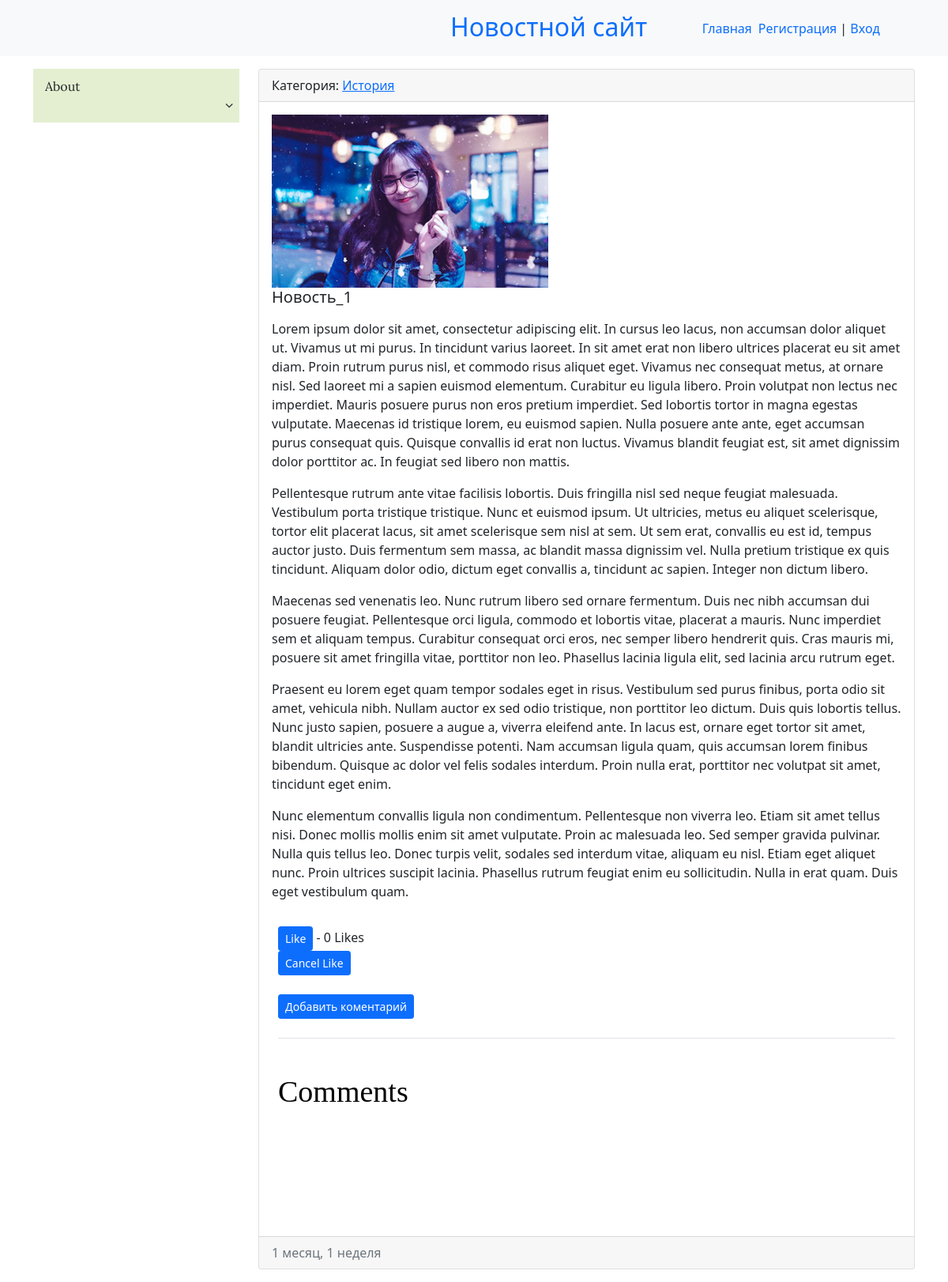
The page /news/1/ on the database its author committed.
### news/models.py (models this page shows, shortened)
class News(models.Model):
    title = models.CharField(max_length=150, verbose_name="Наименование")
    content = models.TextField(verbose_name="Материал", blank=True)
    created_at = models.DateTimeField(auto_now_add=True, verbose_name="Дата Публикации")
    updated_at = models.DateTimeField(auto_now=True, verbose_name="Обновлено")
    photo = models.ImageField(upload_to='photos/%Y/%m/%d/', verbose_name="Фото", blank=True)
    is_published = models.BooleanField(default=True, verbose_name="Опубликовано")
    category = models.ForeignKey(Category, on_delete=models.PROTECT, null=True, verbose_name="Категория")
    views = models.ManyToManyField(User, related_name="views_news", blank=True)
    likes = models.ManyToManyField(User, related_name="get_likes", blank=True)
    def total_likes(self):
        return self.likes.count()
    class Meta:
        verbose_name = "Новость"
        verbose_name_plural = "Новости"
        ordering = ["-created_at"]

class Category(models.Model):
    title = models.CharField(max_length=150, db_index=True, verbose_name="Наименование категории")
    slug = models.SlugField(max_length=255, verbose_name='Url_of_Slug', unique=True)
    def __str__(self):
        return self.title
    def get_absolute_url(self):
        return reverse("category", kwargs={"slug": self.slug})
    class Meta:
        verbose_name = "Категория(ю)"
        verbose_name_plural = "Категории"
        ordering = ["title"]

### news/views.py (the view)
# urls.py: path('news/<int:pk>/', ViewNews.as_view(), name='detail_news'),
class ViewNews(DetailView):
    model = News
    template_name = "news/news_detail.html"
    context_object_name = "news_item"
    def get_context_data(self, *, object_list=None, **kwargs):
        context = super().get_context_data(**kwargs)
        news_likes = get_object_or_404(News, id=self.kwargs['pk'])
        total_likes = news_likes.total_likes()
        context["total_likes"] = total_likes
        return context

### news/templatetags/news_tags.py (called while the page is built)
@register.inclusion_tag("templatetags_templates/list_categories.html")
def show_categories():
    categories = Category.objects.annotate(cnt=Count("news", filter=F("news__is_published"))).filter(cnt__gt=0)
    return {"categories":  categories, }

### news/templates/news/news_detail.html (shortened to what this page needs)
{% extends "base.html" %}
{% load static %}
{% block sidebar %}
{% include "inc/_sidebar.html" %}
{% endblock %}
{% block content %}
<div class="card mb-3">
    <div class="card-header">
        Категория: <a href="{{ news_item.category.get_absolute_url }}">
        {{ news_item.category }}</a>
    </div>
    <div class="card-body">
        {% if news_item.photo %}
        <img src="{{ news_item.photo.url }}" alt="" width="350" class="float-left mr-3">
        {% endif %}
        <h5 class="card-title">{{ news_item.title }}</h5>
        <p class="card-text">{{ news_item.content|safe|linebreaks }}</p>
    </div>
    <form action="{% url 'like_news' news_item.pk %}" method="POST">
        <div class="container">
            <button type="submit" name="news_id" value="{{ news_item.id }}" class="btn btn-primary btn-sm">Like</button>
            - {{ total_likes }} Likes
        </div>
    </form>
    <form action="{% url 'remove_like_news' news_item.pk %}" method="POST">
        <div class="container">
            <button type="submit" name="news_id" value="{{ news_item.id }}" class="btn btn-primary btn-sm">
                Cancel Like
            </button>
        </div>
    </form>
    <br/>
    <div class="container">
        <form action="{% url 'add_comment' news_item.pk %}">
            <button class="btn btn-primary btn-sm">Добавить коментарий</button>
        </form>
    </div>
    <br/>
    <section class="single-blog-area">
        <div class="container">
            <div class="row">
                <div class="col-md-12">
                    <div class="border-top">
                        <div class="col-md-8">
                            <div class="blog-area">
                                <div class="commententries">
                                    <h2>Comments</h2>
                                </div>
                            </div>
                        </div>
                    </div>
                </div>
            </div>
        </div>
    </section>
    <div class="card-footer text-muted">
        {{ news_item.created_at|timesince }}
    </div>
</div>
{% endblock %}

### first_site/static/css/style.css (style rules this page uses)
.single-blog-area { margin-bottom: 100px; }
.single-blog-area .border-top { border-top: 1px solid #40c4ff; }
.single-blog-area h2 { color: #010101; font-family: Geometria; font-size: 38px; font-weight: 500; margin-bottom: 60px; margin-top: 45px; }
.single-blog-area .blog-area { margin-right: 40px; }

### news/templates/templatetags_templates/list_categories.html (style rules this page uses)
body { margin:0; }

### rows shown on the page
News: category "История", photo (picture), title "Новость_1", content "Lorem ipsum dolor sit amet, consectetur adipiscing elit. In cursus leo lacus, non accumsan dolor aliquet ut. Vivamus ut mi purus. In tincidunt varius laoreet. In sit amet erat non libero ultrices placerat eu sit amet diam. Proin rutrum purus nisl, et commodo risus aliquet eget. Vivamus nec consequat metus, at ornare nisl. Sed laoreet mi a sapien euismod elementum. Curabitur eu ligula libero. Proin volutpat non lectus nec imperdiet. Mauris posuere purus non eros pretium imperdiet. Sed lobortis tortor in magna egestas vulputate. Maecenas id tristique lorem, eu euismod sapien. Nulla posuere ante ante, eget accumsan purus consequat quis. Quisque convallis id erat non luctus. Vivamus blandit…", created_at "1 месяц, 1 неделя"

### other values the page prints
{{ total_likes }} "0"
